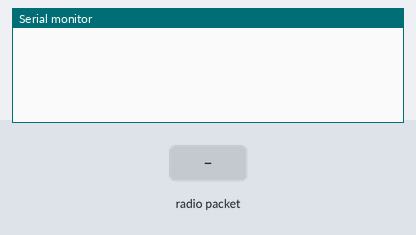
The sketch below on a simulated Arduino Uno, built with avr-gcc and run on an emulated ATmega328P. Shown: the last lines printed to the serial monitor. Inputs (shaded band) come from the test bench. No radio packets arrive unless stated.

Above: at 1.2 s.
1.3 s: radio packet "1" arrives
At 2.5 s:
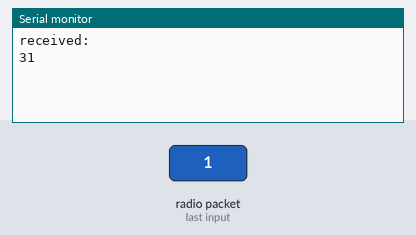
2.8 s: radio packet "0" arrives
At 4.0 s:
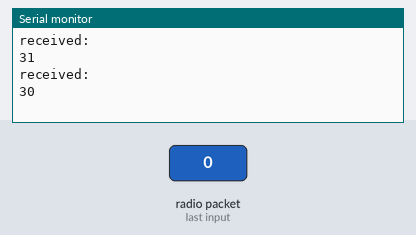
4.3 s: radio packet "2" arrives
At 5.1 s:
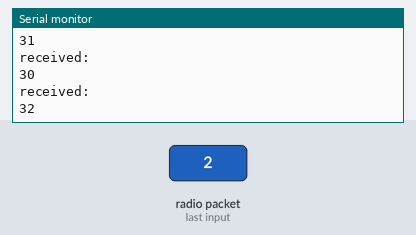

Measured:
- after the input at 1.3 s, the serial monitor: prints a new line at once (image 1)
- after the input at 2.8 s, the serial monitor: prints a new line at once (image 2)
- after the input at 4.3 s, the serial monitor: prints a new line at once (image 3)

The sketch:

radio_ask.ino
```cpp
#include <RH_ASK.h>
#include <SPI.h>

RH_ASK driver(2000, 10, 11, 5);

void setup() {
  Serial.begin(9600);    // Debugging only
  if (!driver.init())
    Serial.println("init failed");

}

unsigned long t = millis();
const int pause_ms = 200;

void loop() {
  if (millis() - t > pause_ms) {
    t = millis();
    const char *msg = "hello";
    driver.setModeTx();
    driver.send((uint8_t *)msg, strlen(msg));
    driver.waitPacketSent();
  }

  uint8_t buf[RH_ASK_MAX_MESSAGE_LEN];
  uint8_t buflen = sizeof(buf);

  driver.setModeRx();
  if (driver.recv(buf, &buflen)) // Non-blocking
  {
    // Message with a good checksum received, dump it.
    //    driver.printBuffer("Got:", buf, buflen);
    Serial.println("received: ");
    for (uint8_t i = 0; i < buflen; i++)
    {
      if (i % 16 == 15)
        Serial.println(buf[i], HEX);
      else
      {
        Serial.print(buf[i], HEX);
        Serial.print(' ');
      }
    }
    Serial.println("");
  }

}
```
